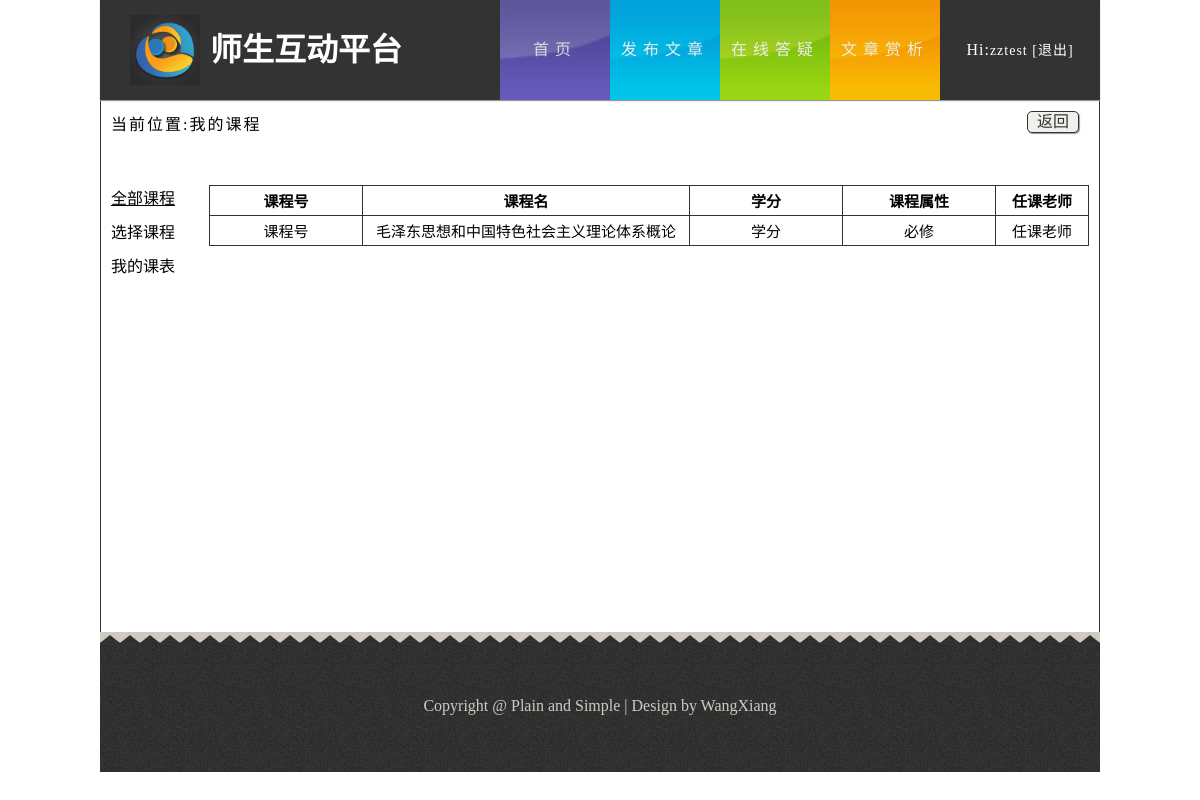
Before: /myclass.php (signed in) with the older database file.
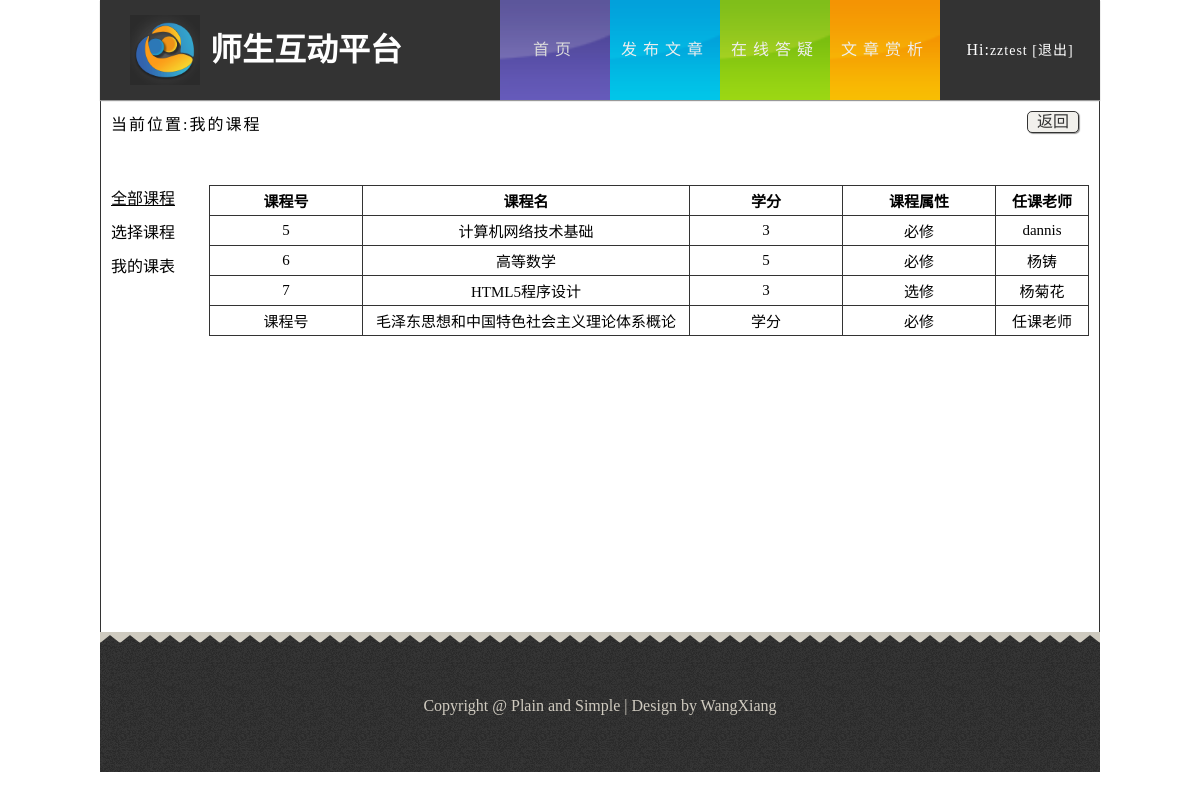
After: the same page with the newer database file.
### tables this page shows
CREATE TABLE `tb_course` (
  `course_id` int(4) unsigned NOT NULL AUTO_INCREMENT,
  `course_name` varchar(255) DEFAULT NULL,
  `course_type` varchar(20) DEFAULT NULL,
  `credits` varchar(10) DEFAULT NULL,
  `classroom` varchar(100) DEFAULT NULL,
  `week` varchar(20) DEFAULT NULL,
  `ctime` varchar(20) DEFAULT NULL,
  `teacher` varchar(20) DEFAULT NULL,
  PRIMARY KEY (`course_id`)
);

CREATE TABLE `tb_teacher` (
  `account` char(255) NOT NULL,
  `password` char(255) DEFAULT NULL,
  `teacher_id` char(255) NOT NULL,
  `chinese_name` varchar(255) DEFAULT NULL,
  `sex` varchar(255) DEFAULT NULL,
  `address` varchar(255) DEFAULT NULL,
  `tel` varchar(255) DEFAULT NULL,
  `remark` varchar(255) DEFAULT NULL,
  `count` int(5) DEFAULT '0',
  `head_pic` varchar(100) DEFAULT NULL
);

### public/myclass.php (the view, shortened to what this page needs)
<!DOCTYPE html>
<html lang="zh-cn">
<head>
	<link rel="stylesheet" href="css/style.css">
</head>
<body>
    <header id="header">
	    <div class="sec">
		    <h1 class="logo">师生互动平台</h1>
			<nav class="link">
			    <ul class="o-nav">
			        <li class="active"><a href="###" class="s-bc">首页</a></li>
				    <li><a href="###" class="f-bc">发布文章</a></li>
				    <li><a href="###" class="d-bc">在线答疑</a></li>
				    <li><a href="###" class="w-bc">文章赏析</a></li>
			    </ul>
				<div class="dz">
				    <ul>
					<?php
						if(isset($_COOKIE["username"])){
							echo "<div class=\"dlz\">Hi:<a href=\"setinfo.php\"><span>".$_COOKIE["username"]." </span></a><a href=\"logout.php\">[退出]</a></div>";
						}else{
					?>
					   <li><a href="login.php">登录</a></li>
					   <li><a href="register.php">注册</a></li>
					<?php
						}
					?>
					</ul>
				</div>
			</nav>
		</div>
	</header>
    <div id="content" style="width:998px;border:1px solid #333;height:530px;padding:0">
	    <div class="wk zylb" style="background:#fff;">
		    <div class="wz">
			    当前位置:我的课程
			</div>
		    <div class="return">
			    <a href="#" style=" color:#333">返回</a>
			</div>
			<div class="cj">
			    <div class="sx">
				    <div>
					    <a href="#" class="cjkc-active">全部课程</a>
					</div>
					<div>
					    <a href="choosesource.php">选择课程</a>
					</div>
					<div>
					    <a href="#">我的课表</a>
					</div>
				</div>
				<div class="cjlb">
				    <table border="1">
						<tr>
						    <th style="width:150px">课程号</th>
							<th>课程名</th>
							<th style="width:150px">学分</th>
							<th style="width:150px">课程属性</th>
							<th style="width:90px">任课老师</th>
						</tr>
						<?php
							$result = mysql_query("SELECT * FROM tb_choosecourse WHERE student_id = '".$_COOKIE['id']."'");
							while ($row = mysql_fetch_array($result)) {
								echo "<tr>";
								$result_a = mysql_query("SELECT * FROM tb_course WHERE course_id = '".$row['course_id']."'");
								while ($row_a = mysql_fetch_array($result_a)) {
									echo "<td>".$row_a['course_id']."</td>";
									echo "<td>".$row_a['course_name']."</td>";
									echo "<td>".$row_a['credits']."</td>";
									echo "<td>".$row_a['course_type']."</td>";
								}
								$result_b = mysql_query("SELECT * FROM tb_teacher WHERE teacher_id = '".$row['teacher_id']."'");
								while ($row_b = mysql_fetch_array($result_b)) {
									echo "<td>".$row_b['chinese_name']."</td>";
								}
								echo "</tr>";
							}
						?>
						<tr>
						    <td>课程号</td>
							<td>毛泽东思想和中国特色社会主义理论体系概论</td>
							<td>学分</td>
							<td>必修</td>
							<td>任课老师</td>
						</tr>
					</table>
				</div>
			</div>
		</div>
	</div>
	<footer>
	    <div class="footer">
		      Copyright&nbsp;&#64;&nbsp;Plain and Simple&nbsp;&#124;&nbsp;Design by WangXiang
		</div>
	</footer>
</body>
</html>

Changed rows visible on the page:
now on this page (row edited): tb_course: course_id "5", course_name "计算机网络技术基础", credits "3", course_type "必修"
added tb_teacher: chinese_name "dannis"
now on this page (row edited): tb_course: course_id "6", course_name "高等数学", credits "5", course_type "必修"
now on this page (row unchanged): tb_teacher: chinese_name "杨铸"
now on this page (row edited): tb_course: course_id "7", course_name "HTML5程序设计", credits "3", course_type "选修"
now on this page (row unchanged): tb_teacher: chinese_name "杨菊花"
